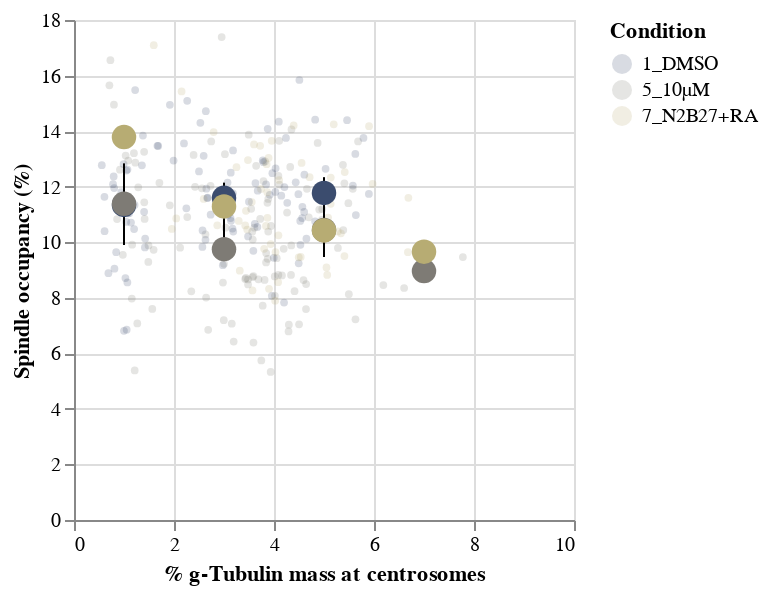

The notebook cell saved with this chart:
### Code cell
SCATTERBIN_SO_Percent = Scatter_bin(
    dataframe = df, 
    y = "Spindle_Occupancy", 
    y_title = "Spindle occupancy (%)",
    x = "gTub_mass_at_poles_percent",
    x_title = "% g-Tubulin mass at centrosomes",
    color = "Condition",
    binextent = [0, 10],
    binstep = 2
   # Circlesize = 5,
   # CircleOpacity = 1
)
SCATTERBIN_SO_Percent

### Figure 1 — Vega-Lite specification as saved in the notebook (floating-point values rounded to 4 significant figures; data arrays with more than 128 entries replaced by an {"elided": "..."} marker saying what was removed)
{"config": {"view": {"continuousWidth": 400, "continuousHeight": 300}}, "layer": [{"mark": {"type": "circle", "opacity": 0.2, "size": 15}, "encoding": {"color": {"type": "nominal", "field": "Condition", "scale": {"scheme": "cividis"}}, "x": {"type": "quantitative", "field": "gTub_mass_at_poles_percent", "title": "% g-Tubulin mass at centrosomes"}, "y": {"type": "quantitative", "field": "Spindle_Occupancy", "title": "Spindle occupancy (%)"}}, "height": 250, "width": 250}, {"mark": {"type": "errorbar", "extent": "iqr"}, "encoding": {"x": {"type": "quantitative", "bin": {"extent": [0, 10], "step": 2}, "field": "gTub_mass_at_poles_percent", "title": "% g-Tubulin mass at centrosomes"}, "y": {"type": "quantitative", "aggregate": "median", "bin": false, "field": "Spindle_Occupancy", "title": "Spindle occupancy (%)"}}}, {"mark": {"type": "circle", "opacity": 1, "size": 150}, "encoding": {"color": {"type": "nominal", "field": "Condition", "scale": {"scheme": "cividis"}}, "x": {"type": "quantitative", "bin": {"extent": [0, 10], "step": 2}, "field": "gTub_mass_at_poles_percent", "title": "% g-Tubulin mass at centrosomes"}, "y": {"type": "quantitative", "aggregate": "median", "bin": false, "field": "Spindle_Occupancy", "title": "Spindle occupancy (%)"}}, "height": 250, "width": 250}], "data": {"name": "data-274f88e067f5c9d884555e45b5bdd4f7"}, "$schema": "https://vega.github.io/schema/vega-lite/v4.8.1.json", "datasets": {"data-274f88e067f5c9d884555e45b5bdd4f7": {"elided": "287 records"}}}
